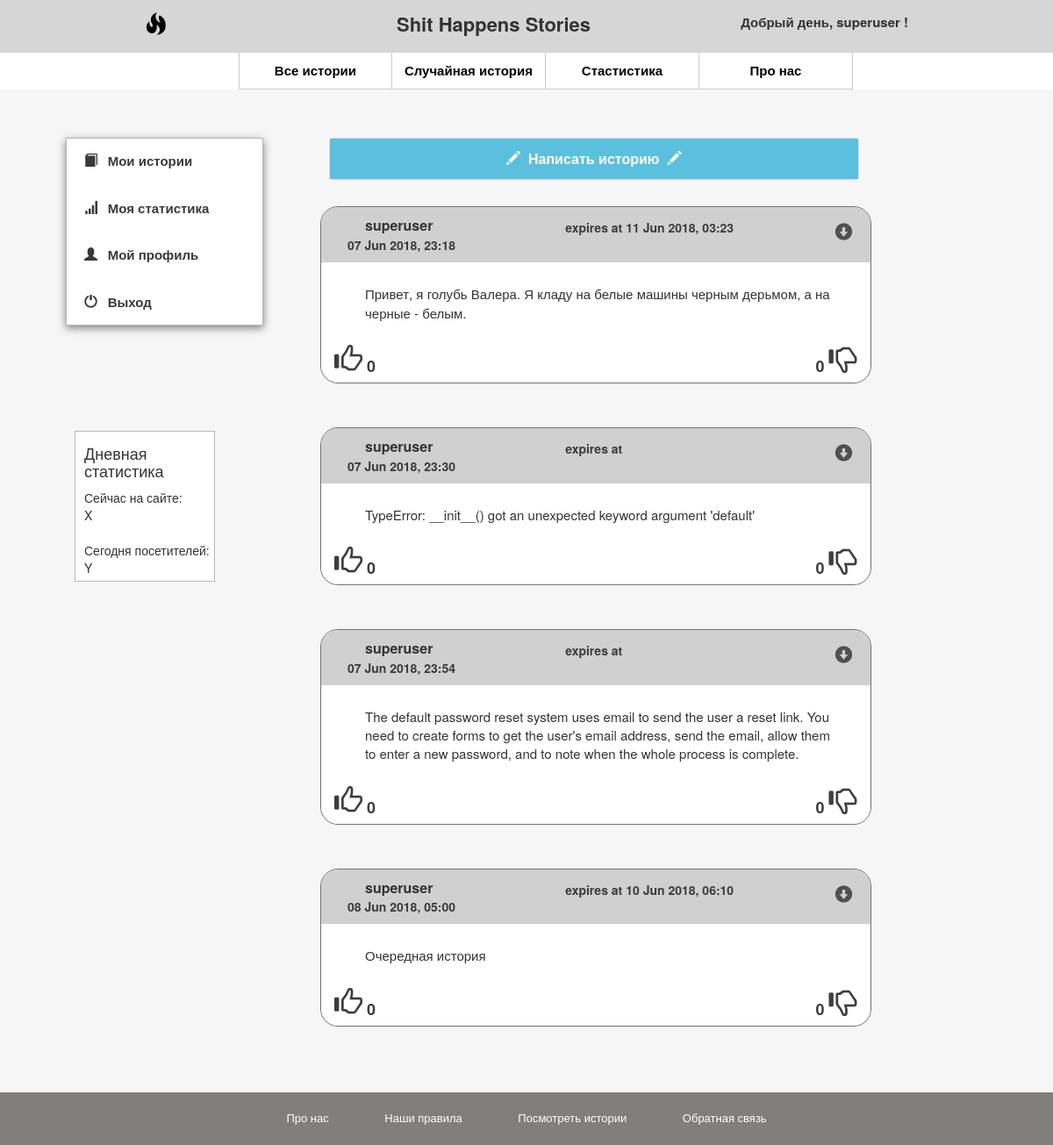
Page /mainsite/MyStories (signed in) on the committed database.
### mainsite/models.py (models this page shows, shortened)
class Story(models.Model):
    user_id = models.ForeignKey(User, on_delete=models.CASCADE)
    story_content = models.CharField(max_length=2048,null=False)
    create_date = models.DateTimeField(null=False)
    expire_date = models.DateTimeField(null=True)
    like_count = models.IntegerField(null=False)
    dislike_count = models.IntegerField(null=False)
    is_active = models.BooleanField(null=False)
    def get_absolute_url(self):
        return reverse('singlestoryurl', args=[str(self.id)])

### mainsite/views.py (the view)
# urls.py: path('MyStories', views.mystories, name='createStory'),
@login_required
def mystories(request):
	form_create_story = None
	if (request.method == "POST"):
		form_create_story = forms.CreateNewStory(request.POST)
		if (form_create_story.is_valid()):
			content = form_create_story.cleaned_data["story_content"]
			days_num = form_create_story.cleaned_data["days_num"]
			hours_num = form_create_story.cleaned_data["hours_num"]
			minutes_num = form_create_story.cleaned_data["minutes_num"]
			exp_date = None
			if (days_num != 0 and hours_num != 0 and minutes_num != 0):
				exp_date = datetime.now()+timedelta(days=days_num, hours=hours_num, minutes=minutes_num)
			story_obj = Story(user_id_id=request.user.id, story_content=content, create_date=datetime.now(),
				expire_date=exp_date, like_count=0, dislike_count=0, is_active=1)
			story_obj.save()
	else:
		form_create_story = forms.CreateNewStory()
	stories = Story.objects.filter(user_id_id=request.user.id)
	return render(request, "MyStories.html", context={ "stories": stories, "form_create_story": form_create_story} )

### mainsite/sandbox/processors.py (called while the page is built)
def absolute(request):
    urls = {
        'ABSOLUTE_ROOT': request.build_absolute_uri('/')[:-1].strip("/"),
        'ABSOLUTE_ROOT_URL': request.build_absolute_uri('/').strip("/"),
    }
    return urls

### templates/MyStories.html (shortened to what this page needs)
{% extends "base.html" %}
{% load staticfiles %}
{% block content %}
	<div>
		<div class="myContainer">
			<div class="myContent">
				<div class="col-xs-3 text-justify">
					{% if user.is_authenticated %}
						{% include "myMenu.html" %}
					{% else %}
						{% include "sideLoginOffer.html" %}
					{% endif %}
					{% include "dayStat.html" %}
				</div>
				<div class="col-xs-9 myCreateStory-Filters">
					<div class="col-xs-10 myWall">
						{% if user.is_authenticated %}
							{% include "createStory.html" %}
						{% endif %}
						<div>
							{% for story in stories %}
								{% include "storyTemplate.html" %}
							{% endfor %}
						</div>
					</div>
				</div>
			</div>
		</div>
	</div>
{% endblock content %}

### templates/header.html
<header>
    <div>
        <div class="col-xs-2">
            <div class="myIconsContainer">
                <a class="myIconslink">
                    <span class="glyphicon glyphicon-fire myLogo"></span>
                </a>
            </div>
        </div>
        <div class="col-xs-7">
            <div class="myTitle">
                <h3>Shit Happens Stories</h3>
            </div>
        </div>
        <div class="col-xs-3">
            <div class="myBtns">
                {% if not user.is_authenticated %}
                <button class="btn btn-default" type="button" data-toggle="modal" data-target="#myLoginModal">Sign in</button>
                <button class="btn btn-primary" onclick="location.href='{% url 'registernewuserurl' %}';">Sign up</button>
                {%else%}
                <div class="myGreeting">Добрый день, {{ user.username }} !</div>
                {% endif %}
            </div>
        </div>
    </div>
</header>

### templates/storyTemplate.html
<div class="myStory">
	<div class="row myStoryHeader">
		<div class="col-xs-5">
			<div class="text-left myStoryLogin">{{ story.user_id }}</div>
			<div class="text-left myStoryDate">{{ story.create_date|date:"d M Y, H:i" }}</div>
		</div>
		<div class="col-xs-6">
			<div class="myStoryDuration">expires at {{ story.expire_date|date:"d M Y, H:i" }}</div>
		</div>
		<div class="col-xs-1 text-right">
			<span class="mystoryoptionsbtn glyphicon glyphicon-circle-arrow-down"></span>
			{% include "copylink.html" %}
		</div>
	</div>
	<div class="myStoryContent">
		<p>
			{{ story.story_content }}
		</p>
	</div>
	<div class="myStoryFooter">
		<div class="col-xs-3 text-left">
			<span class="glyphicon glyphicon-thumbs-up"></span> <span>{{ story.like_count }}</span>
		</div>
		<div class="col-xs-6"></div>
		<div class="col-xs-3 text-right">
			<span>{{ story.dislike_count }}</span> <span class="glyphicon glyphicon-thumbs-down"></span>
		</div>
	</div>
</div>

### static/css/commonStyles.css (style rules this page uses)
body { background-color: #F7F6F6; min-width: 1100px; }
header { box-sizing: border-box; background-color: #D6D6D6; height: 60px; }
header > div { height: 60px; padding-top: 5px; }
header > div, nav > div { width: 900px; margin: auto; }
.myGreeting { font-size: 15px; font-weight: bold; padding: 10px 0 0 }
.myLogo { color: black; }
.myIconsContainer { text-align: left; margin-top: 10px; }
.myIconslink > span { font-size: 25px; }
.myTitle { text-align: center; }
.myTitle > h3 { margin-top: 10px; font-size: 22px; font-weight: 600; }
.myBtns { text-align: right; }

### static/css/loginFormStyles.css (style rules this page uses)
.row { margin: 0; }

### static/css/myMenu.css (style rules this page uses)
.myContainer { width: 1100px; margin: auto; }
.myContent { overflow: hidden; min-height: 550px; }
.myContent > div:first-child { padding: 25px; }
.myWall { padding: 25px 10px 25px 25px; }

### static/css/storyTemplateStyles.css (style rules this page uses)
.myStory { border: 1px solid #727272; border-radius: 20px; box-sizing: border-box; margin-bottom: 50px; }
.myStoryHeader, .myStoryFooter { box-sizing: border-box; background-color: #D1D0D0; border-radius: 20px 20px 0 0; padding: 10px 15px; margin: 0; }
.myStoryContent { box-sizing: border-box; background-color: white; padding: 25px 40px 15px 50px; font-size: 15px; }
.myStoryFooter { background-color: white; border-radius: 0 0 20px 20px; padding: 0 0 5px; overflow: auto; }
.myStoryFooter > div, .myStoryDate, .myStoryDuration { font-size: 18px; font-weight: bolder; opacity: 0.95; }
.myStoryFooter > div:first-child > span:first-child, .myStoryFooter > div:nth-child(3) > span:nth-child(2) { font-size: 32px; transition: 0.2s; }
.myStoryLogin { font-size: 16px; font-weight: bolder; padding-left: 20px; }
.myStoryDate, .myStoryDuration { font-size: 14px; }
.myStoryDuration { height: 100%; vertical-align: bottom; line-height: 100%; display: inline-block; }
.myStoryHeader > div:nth-child(3) { padding: 5px; font-size: 20px; color: #515050; }
.myStoryHeader > div:nth-child(3) > span { transition: 0.3s; }
.mystoryoptionsbtn { cursor: pointer; display: inline-block; user-select: none; }

### rows in the picture
Story: user_id "superuser", create_date "07 Jun 2018, 23:18", expire_date "11 Jun 2018, 03:23", story_content "Привет, я голубь Валера. Я кладу на белые машины черным дерьмом, а на черные - белым.", like_count "0", dislike_count "0"
Story: user_id "superuser", create_date "07 Jun 2018, 23:30", story_content "TypeError: __init__() got an unexpected keyword argument 'default'", like_count "0", dislike_count "0"
Story: user_id "superuser", create_date "07 Jun 2018, 23:54", story_content "The default password reset system uses email to send the user a reset link. You need to create forms to get the user's email address, send the email, allow them to enter a new password, and to note when the whole process is complete.", like_count "0", dislike_count "0"
Story: user_id "superuser", create_date "08 Jun 2018, 05:00", expire_date "10 Jun 2018, 06:10", story_content "Очередная история", like_count "0", dislike_count "0"

### other values in the picture
{{ user.username }} "superuser"
